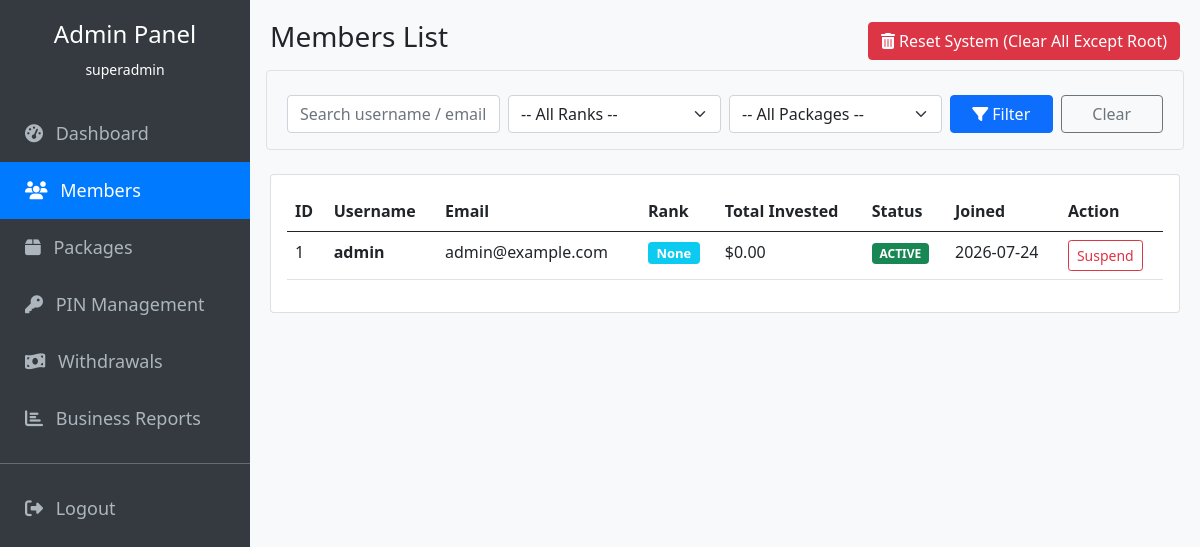
Screenshot of /admin/members.php (signed in) with the database file from the repository.
### tables this page shows
CREATE TABLE IF NOT EXISTS `users` (
  `id` INT AUTO_INCREMENT PRIMARY KEY,
  `username` VARCHAR(50) UNIQUE NOT NULL,
  `full_name` VARCHAR(100) DEFAULT NULL,
  `phone` VARCHAR(20) DEFAULT NULL,
  `address` TEXT DEFAULT NULL,
  `post_office_number` VARCHAR(20) DEFAULT NULL,
  `state` VARCHAR(100) DEFAULT NULL,
  `country` VARCHAR(100) DEFAULT NULL,
  `email` VARCHAR(100) NOT NULL,
  `password` VARCHAR(255) NOT NULL,
  `sponsor_id` INT DEFAULT NULL,
  `placement_id` INT DEFAULT NULL,
  `position` ENUM('left', 'right') DEFAULT NULL,
  `rank_id` INT DEFAULT 0,
  `total_investment` DECIMAL(15, 2) DEFAULT 0.00,
  `left_leg_business` DECIMAL(15, 2) DEFAULT 0.00,
  `right_leg_business` DECIMAL(15, 2) DEFAULT 0.00,
  `rank_income_days` INT DEFAULT 0,
  `status` ENUM('active', 'inactive', 'suspended') DEFAULT 'active',
  `created_at` TIMESTAMP DEFAULT CURRENT_TIMESTAMP,
  FOREIGN KEY (`sponsor_id`) REFERENCES `users`(`id`),
  FOREIGN KEY (`placement_id`) REFERENCES `users`(`id`)
);

### admin/members.php (the view, shortened to what this page needs)
<?php
include __DIR__ . '/includes/header.php';
$config = require __DIR__ . '/../includes/config.php';
$ranksList = $config['ranks'];
$search = $_GET['search'] ?? '';
$query = "SELECT DISTINCT u.* FROM users u";
$params = [];
$joins = [];
$conditions = [];
$joinStr = implode(" ", $joins);
$whereStr = !empty($conditions) ? "WHERE " . implode(" AND ", $conditions) : "";
$query .= " {$joinStr} {$whereStr} ORDER BY u.created_at DESC";
$stmt = $db->prepare($query);
$stmt->execute($params);
$members = $stmt->fetchAll();
?>
<div class="mb-4">
    <div class="d-flex justify-content-between align-items-center mb-3">
        <h3>Members List</h3>
        <form method="post" onsubmit="return confirm('WARNING: This will permanently delete all members (except root user), their downlines, genealogy trees, and all historical transactions, investments, matching schedules, and incomes! This action is irreversible. Are you absolutely sure?');">
            <button type="submit" class="btn btn-danger"><i class="fa fa-trash-alt me-1"></i>Reset System (Clear All Except Root)</button>
        </form>
    </div>
    <form method="get" class="row g-2 align-items-center bg-light p-3 rounded border">
        <div class="col-md-3">
            <input type="text" name="search" class="form-control" placeholder="Search username / email..." value="<?php echo htmlspecialchars($search); ?>">
        </div>
        <div class="col-md-3">
            <select name="rank_id" class="form-select">
                <option value="">-- All Ranks --</option>
            </select>
        </div>
        <div class="col-md-3">
            <select name="package_amount" class="form-select">
                <option value="">-- All Packages --</option>
            </select>
        </div>
        <div class="col-md-3 d-flex gap-2">
            <button type="submit" class="btn btn-primary w-100"><i class="fa fa-filter me-1"></i>Filter</button>
            <a href="members.php" class="btn btn-outline-secondary w-100">Clear</a>
        </div>
    </form>
</div>
<div class="card">
    <div class="card-body">
        <div class="table-responsive">
            <table class="table table-hover">
                <thead>
                    <tr>
                        <th>ID</th>
                        <th>Username</th>
                        <th>Email</th>
                        <th>Rank</th>
                        <th>Total Invested</th>
                        <th>Status</th>
                        <th>Joined</th>
                        <th>Action</th>
                    </tr>
                </thead>
                <tbody>
                    <?php foreach($members as $m): ?>
                    <tr>
                        <td><?php echo $m['id']; ?></td>
                        <td><strong><?php echo htmlspecialchars($m['username']); ?></strong></td>
                        <td><?php echo htmlspecialchars($m['email']); ?></td>
                        <td>
                            <span class="badge bg-info" style="font-size: 13px;">
                                <?php echo ($m['rank_id'] > 0 && isset($ranksList[$m['rank_id']-1])) ? htmlspecialchars($ranksList[$m['rank_id']-1]['name']) : 'None'; ?>
                            </span>
                        </td>
                        <td>$<?php echo number_format($m['total_investment'], 2); ?></td>
                        <td>
                            <span class="badge <?php echo htmlspecialchars($m['status']) == 'active' ? 'bg-success' : 'bg-danger'; ?>">
                                <?php echo htmlspecialchars(strtoupper($m['status'])); ?>
                            </span>
                        </td>
                        <td><?php echo date('Y-m-d', strtotime($m['created_at'])); ?></td>
                        <td>
                            <form method="post" class="d-inline">
                                <?php if($m['status'] == 'active'): ?>
                                    <button type="submit" name="status" value="suspended" class="btn btn-sm btn-outline-danger">Suspend</button>
                                <?php else: ?>
                                    <button type="submit" name="status" value="active" class="btn btn-sm btn-outline-success">Activate</button>
                                <?php endif; ?>
                            </form>
                        </td>
                    </tr>
                    <?php endforeach; ?>
                </tbody>
            </table>
        </div>
    </div>
</div>
<?php include __DIR__ . '/includes/footer.php'; ?>

### admin/includes/header.php (style rules this page uses)
body { background-color: #f8f9fa; }

### rows the page displays
users: id "1", username "admin", email "admin@example.com", shows "None", total_investment "0.00", status "ACTIVE", created_at "2026-07-24", shows "Suspend"

### other values shown
$_SESSION['admin_username'] "superadmin"
